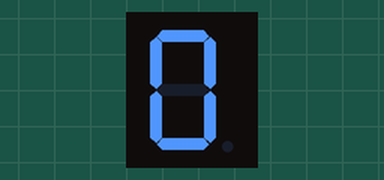
The sketch below on a simulated Arduino Uno, built with avr-gcc and run on an emulated ATmega328P. Shown: 1-digit seven-segment display. Wiring (inferred from the names in the program): 1-digit 7-segment display, segments lit when LOW: segments pin 7, pin 8, pin 9, pin 10, pin 11, pin 12, pin 13. The segment pins are drawn as the display they are named for.

Above: at 0.1 s.
At 1.1 s:
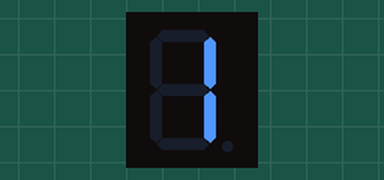
At 2.1 s:
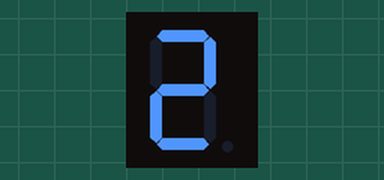
At 4.1 s:
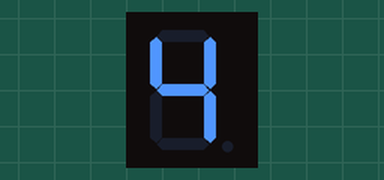
At 6.1 s:
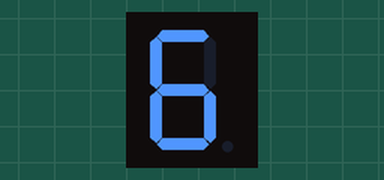
At 9.1 s:
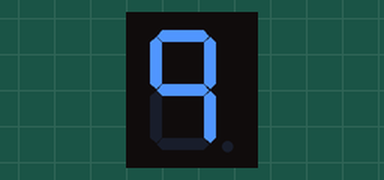

The sketch:

7_segmentos_switch_anodoComun.ino
```cpp
#define a 7
#define b 8
#define c 9
#define d 10
#define e 11
#define f 12
#define g 13

void display(unsigned char caracter)
{
     switch(caracter)
     {  case 0:
      digitalWrite(a,LOW);
      digitalWrite(b,LOW);
      digitalWrite(c,LOW);
      digitalWrite(d,LOW);
      digitalWrite(e,LOW);
      digitalWrite(f,LOW);
      digitalWrite(g,HIGH);//HIGH
      break;
      case 1:
      digitalWrite(a,HIGH);
      digitalWrite(b,LOW);//LOW
      digitalWrite(c,LOW);//LOW
      digitalWrite(d,HIGH);
      digitalWrite(e,HIGH);
      digitalWrite(f,HIGH);
      digitalWrite(g,HIGH);
      break;
      case 2:
      digitalWrite(a,LOW);
      digitalWrite(b,LOW);
      digitalWrite(c,HIGH); //HIGH
      digitalWrite(d,LOW);
      digitalWrite(e,LOW);
      digitalWrite(f,HIGH); //HIGH
      digitalWrite(g,LOW);
      break;
      case 3:
      digitalWrite(a,LOW);
      digitalWrite(b,LOW);
      digitalWrite(c,LOW);
      digitalWrite(d,LOW);
      digitalWrite(e,HIGH); //HIGH
      digitalWrite(f,HIGH); //HIGH
      digitalWrite(g,LOW);
      break;
      case 4:
      digitalWrite(a,HIGH); //HIGH
      digitalWrite(b,LOW);
      digitalWrite(c,LOW);
      digitalWrite(d,HIGH); //HIGH
      digitalWrite(e,HIGH); //HIGH
      digitalWrite(f,LOW);
      digitalWrite(g,LOW);
      break;
      case 5:
      digitalWrite(a,LOW);
      digitalWrite(b,HIGH); //HIGH
      digitalWrite(c,LOW);
      digitalWrite(d,LOW);
      digitalWrite(e,HIGH); //HIGH
      digitalWrite(f,LOW);
      digitalWrite(g,LOW);
      break;
       case 6:
      digitalWrite(a,LOW);
      digitalWrite(b,HIGH); //HIGH
      digitalWrite(c,LOW);
      digitalWrite(d,LOW);
      digitalWrite(e,LOW);
      digitalWrite(f,LOW);
      digitalWrite(g,LOW);
      break;
      case 7:
      digitalWrite(a,LOW);
      digitalWrite(b,LOW);
      digitalWrite(c,LOW);
      digitalWrite(d,HIGH);
      digitalWrite(e,HIGH);
      digitalWrite(f,HIGH);
      digitalWrite(g,HIGH);
      break;
       case 8:
      digitalWrite(a,LOW);
      digitalWrite(b,LOW);
      digitalWrite(c,LOW);
      digitalWrite(d,LOW);
      digitalWrite(e,LOW);
      digitalWrite(f,LOW);
      digitalWrite(g,LOW);
      break;
       case 9:
      digitalWrite(a,LOW);
      digitalWrite(b,LOW);
      digitalWrite(c,LOW);
      digitalWrite(d,HIGH);//HIGH
      digitalWrite(e,HIGH);//HIGH
      digitalWrite(f,LOW);
      digitalWrite(g,LOW);
      break;
    }
}

void setup()
{
  pinMode(a, OUTPUT);
  pinMode(b, OUTPUT);
  pinMode(c, OUTPUT);
  pinMode(d, OUTPUT);
  pinMode(e, OUTPUT);
  pinMode(f, OUTPUT);
  pinMode(g, OUTPUT);
  display(0);
}

void loop()
{
    for(int i=0; i<=9; i++)
    {
      display(i);
      delay(1000);
  }

}
```

Measured:
- by itself, everything shown: repeats every 10.0 s, in 10 steps
- what the display in image 1 shows lasts 1.0 s, from 1.0 s to 2.0 s
